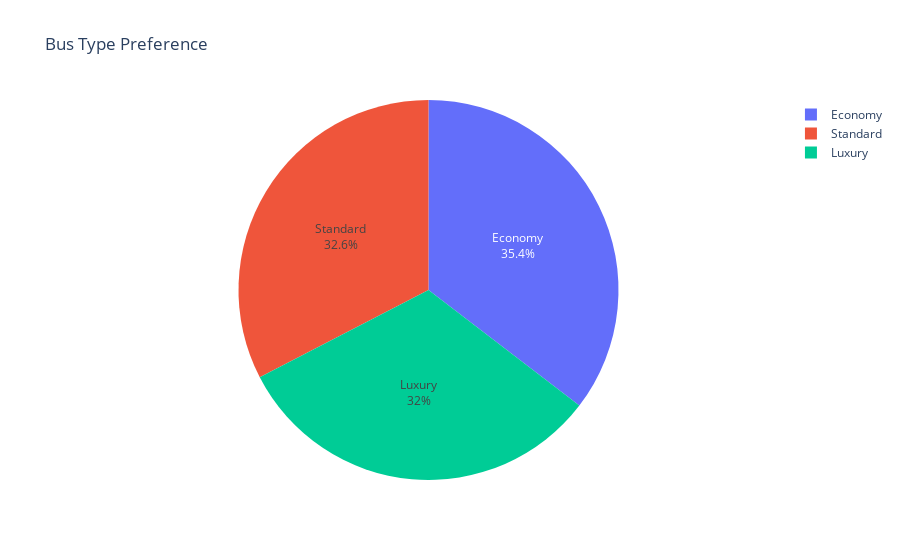

Notebook cell for this chart:
### Code cell
#now we calculate the bus type preference
bus_type_counts = df['Bus Type'].value_counts()
#create a pie chart to visualize bus type preference
fig = px.pie(bus_type_counts, values=bus_type_counts.values, names=bus_type_counts.index, title='Bus Type Preference')
fig.update_traces(textposition='inside', textinfo='percent+label')
fig.show()

### Figure 1 — Plotly figure (JSON) as saved in the notebook; plotly's stock layout.template omitted (floating-point values rounded to 4 significant figures)
{"data": [{"domain": {"x": [0, 1], "y": [0, 1]}, "hovertemplate": "Bus Type=%{label}<br>value=%{value}<extra></extra>", "labels": ["Economy", "Standard", "Luxury"], "legendgroup": "", "name": "", "showlegend": true, "textinfo": "percent+label", "textposition": "inside", "type": "pie", "values": [177, 163, 160]}], "layout": {"legend": {"tracegroupgap": 0}, "title": {"text": "Bus Type Preference"}}}
